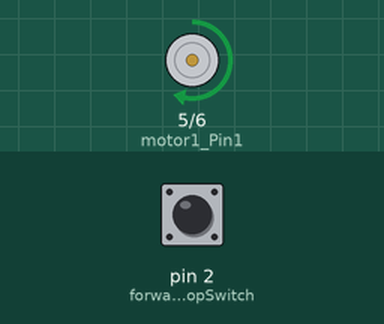
Simulated run of this sketch. Board: Arduino Uno, built with avr-gcc and run on an emulated ATmega328P. On the bench: motor-driver pin pairs drawn as motors (green arrow = first pin HIGH = forward, orange = second pin HIGH = backward, longer = more drive). The inputs (shaded band) are chosen by the test bench; at power-on: pin 2 (forwardStopSwitch) LOW.

Above: at 1.0 s.
At 5.6 s:
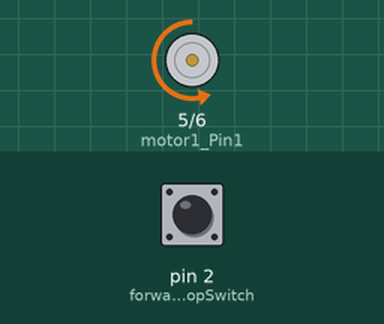
At 10.0 s:
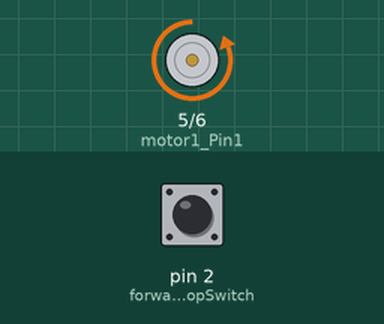
At 12.0 s:
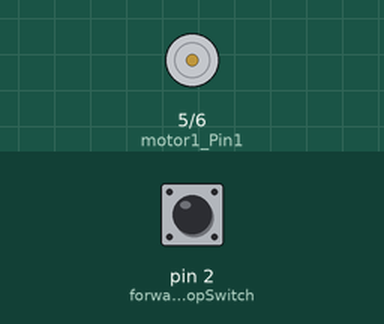
Timing chart, 0 to 16.9 s (numbered marks = the images above):
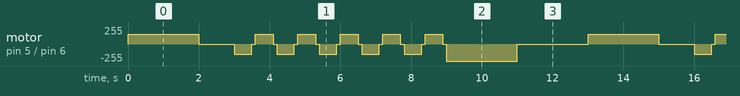

The sketch:

L298N.ino
```cpp
#include <avr/interrupt.h>

// Pin definitions
#define motor1_Pin1 5          // L298N motor pin 1
#define motor1_Pin2 6          // L298N motor pin 2
// #define motor2_Pin1 9          // L298N motor pin 3
// #define motor2_Pin2 10          // L298N motor pin 4
#define forwardStopSwitch 2         // Button for forward
#define backwardStopSwitch 3         // Button for backward


class Motor {
    private:
        int motorPin1;
        int motorPin2;

    public:
        Motor(int pin1, int pin2) {
            motorPin1 = pin1;
            motorPin2 = pin2;
            pinMode(motorPin1, OUTPUT);
            pinMode(motorPin2, OUTPUT);
        }

        void forward(int speed, int duration) {
            analogWrite(motorPin1, speed);
            digitalWrite(motorPin2, LOW);
            delay(duration);
            stopMotor();
        }

        void backward(int speed, int duration) {
            digitalWrite(motorPin1, LOW);
            analogWrite(motorPin2, speed);
            delay(duration);
            stopMotor();
        }

        void stopMotor() {
            digitalWrite(motorPin1, LOW);
            digitalWrite(motorPin2, LOW);
        }

        void reset() {
            forward(255, 8000);
            stopMotor();
        }
};


Motor motor1(motor1_Pin1, motor1_Pin2);

void stopMotor1() {
    motor1.stopMotor();
}

void offerDisc()
{
    int motorSpeed = 150;
    motor1.forward(motorSpeed, 2000);
    delay(1000);

    for(int i = 0; i < 5; i++)
    {
        motor1.backward(motorSpeed, 500);
        delay(100);
        motor1.forward(motorSpeed, 500);
        delay(100);
    }

    motor1.backward(255, 2000);
    delay(1000);
}

void setup() {
    pinMode(forwardStopSwitch, INPUT);
    // pinMode(backwardStopSwitch, INPUT_PULLUP);
    // Enable interrupts for stop switch pins
    attachInterrupt(digitalPinToInterrupt(forwardStopSwitch), stopMotor1, RISING);

    // motor1.reset();
}

void loop() {

    offerDisc();
    delay(1000);
}
```

Measured:
- by itself, motor on pin 5 (motor1_Pin1) / pin 6 (motor1_Pin2): moves between backward 255/255 and forward 150/255, repeating every 13.0 s
